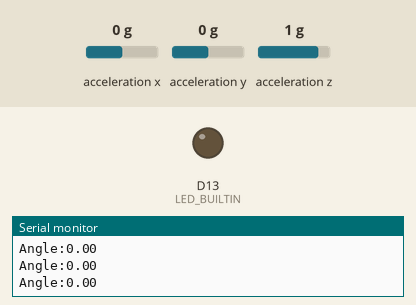
The sketch below on a simulated Arduino Nano 33 BLE. Shown: output pins drawn as LEDs (lit = HIGH), the last lines printed to the serial monitor. Dashed ring = blinking. Inputs (shaded band) come from the test bench; at power-on: acceleration z 1 g, acceleration x 0 g, acceleration y 0 g.

Above: at 1.2 s.
1.3 s: acceleration z set to 0.1 g
2.8 s: acceleration z set to -0.2 g
At 3.19 s:
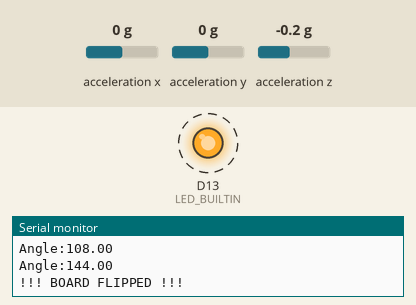
5.8 s: acceleration x set to -0.3 g
At 7.0 s:
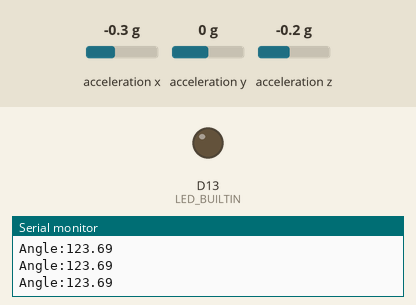
7.4 s: acceleration x set to 0 g
At 7.83 s:
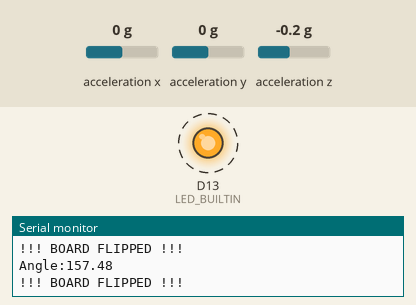
Timing chart, 0 to 11.4 s (numbered marks = the images above; inputs shaded):
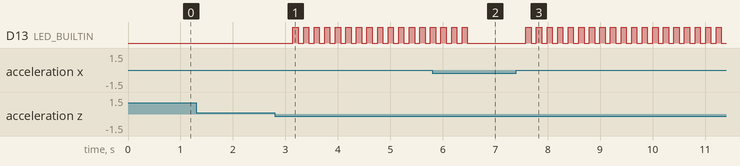

Measured:
- the behaviour switches between 0 and -0.1 g on acceleration z (found by bisection; images 0 and 1)
- the behaviour switches between -0.1 and -0.2 g on acceleration x (found by bisection; images 1 and 2)
- after the input at 2.8 s, D13 (LED_BUILTIN): alternates HIGH for 0.10 s and LOW for 0.10 s, starting after 0.34 s
- after the input at 5.8 s, D13 (LED_BUILTIN): goes on until 6.5 s, then stays LOW
- after the input at 7.4 s, D13 (LED_BUILTIN): alternates HIGH for 0.10 s and LOW for 0.10 s, starting after 0.19 s

The sketch:

SimpleAccelerometer.ino
```cpp
#include "Arduino_BMI270_BMM150.h"
#include <math.h>

float angle = 0.0;
float angleBuffer[5] = {0, 0, 0, 0, 0};
int bufferIndex = 0;

float runningAverage() {
  float sum = 0;
  for (int i = 0; i < 5; i++) {
    sum += angleBuffer[i];
  }
  return sum / 5.0;
}

void setup() {
  Serial.begin(9600);
  while (!Serial);
  pinMode(LED_BUILTIN, OUTPUT);

  if (!IMU.begin()) {
    Serial.println("Failed to initialize IMU!");
    while (1);
  }

  Serial.println("Angle (degrees)");
}

void loop() {
  float x, y, z;

  if (IMU.accelerationAvailable()) {
    IMU.readAcceleration(x, y, z);

    float resultant = sqrt(x * x + y * y + z * z);
    angleBuffer[bufferIndex] = acos(z / resultant) * 180.0 / PI;
    bufferIndex = (bufferIndex + 1) % 5;
    angle = runningAverage();

    Serial.print("Angle:");
    Serial.println(angle);
    if (angle > 140) {
      Serial.println("!!! BOARD FLIPPED !!!");
      digitalWrite(LED_BUILTIN, HIGH);
      delay(100);
      digitalWrite(LED_BUILTIN, LOW);
    } else {
    }
    delay(100);
  }
}
```
